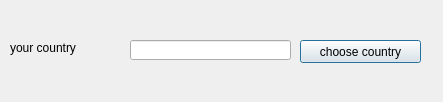
<?xml version="1.0" encoding="UTF-8"?>
<ui version="4.0">
 <class>Dialog</class>
 <widget class="QDialog" name="Dialog">
  <property name="geometry">
   <rect>
    <x>0</x>
    <y>0</y>
    <width>443</width>
    <height>102</height>
   </rect>
  </property>
  <property name="windowTitle">
   <string>Dialog</string>
  </property>
  <widget class="QLabel" name="label">
   <property name="geometry">
    <rect>
     <x>10</x>
     <y>40</y>
     <width>111</width>
     <height>16</height>
    </rect>
   </property>
   <property name="text">
    <string>your country</string>
   </property>
  </widget>
  <widget class="QLineEdit" name="lineEdit">
   <property name="geometry">
    <rect>
     <x>130</x>
     <y>40</y>
     <width>161</width>
     <height>20</height>
    </rect>
   </property>
  </widget>
  <widget class="QPushButton" name="pushButton">
   <property name="geometry">
    <rect>
     <x>300</x>
     <y>40</y>
     <width>121</width>
     <height>23</height>
    </rect>
   </property>
   <property name="text">
    <string>choose country</string>
   </property>
  </widget>
 </widget>
 <resources/>
 <connections/>
</ui>
